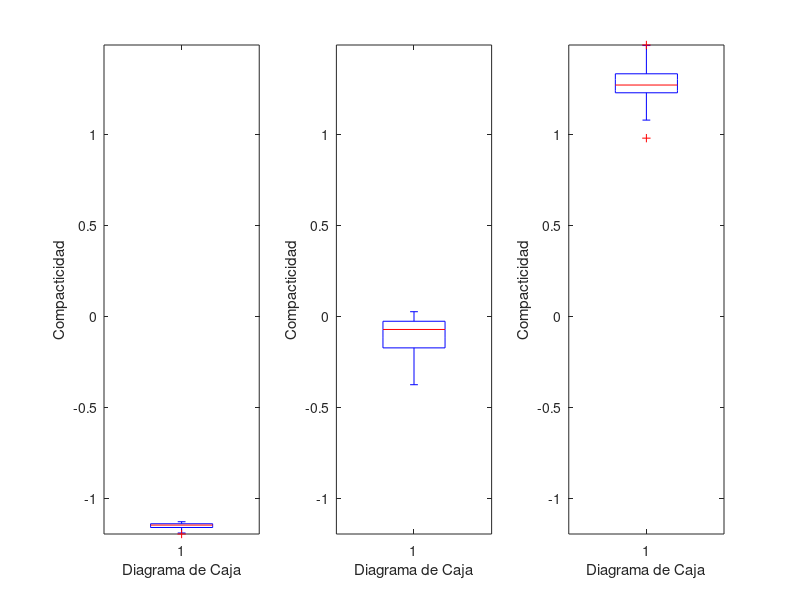

Source code (MATLAB): (Note: this script raises an error after producing the figure.)
%% Carga de información: Datos y variables del problema
clear,close all, clc

addpath('DatosGeneradosPasoGeneracionDatos')
addpath('Funciones')

load conjunto_datos_estandarizados.mat
load nombresProblema.mat

X = Z;

% Variables del problema
[numMuestras, numDescriptores] = size(X);
codifClases = unique(Y);
numClases = length(codifClases);

%% Representacion diagramas de caja de cada descriptor
nombreDescriptores = nombresProblema.descriptores;
nombreClases = nombresProblema.clases;

for j=1:6 %numDescriptores - 1 % se descarta el numero de euler
    
    % Valores máximo y mínimos para representar en la misma escala
    vMin = min(X(:,j)); 
    vMax = max(X(:,j));
    
    %hFigure = figure; hold on
    bpFigure = figure; hold on
    
    for i=1:numClases
    
        Xij = X(Y==codifClases(i),j); % datos de la clase i del descriptor j 
        numDatosClase = size(Xij,1);

        %figure(hFigure)
        %subplot(numClases,1,i), hist(Xij),
        %xlabel(nombreDescriptores{j})
        %ylabel('Histograma')
        %axis([ vMin vMax 0 numMuestras/4]) % inf para escala automática del eje y
        %title(nombreClases{i})
        
        figure(bpFigure)
        subplot(1,numClases,i), boxplot(Xij)
        xlabel('Diagrama de Caja')
        ylabel(nombreDescriptores{j})
        axis([ 0 2 vMin vMax ])
        %title(nombreClases{i})
    end
    
    inputs = X(:,j)';
    outputs = Y';
    indiceJdescriptor = indiceJ(inputs,outputs);
    sgtitle(['Separabilidad ' nombreDescriptores{j} ': ' num2str(indiceJdescriptor)]);
end

%% Representar los datos en espacio de caracteristicas

for i=1:2:6-1
    funcion_representa_datos(X,Y, [i i+1], nombresProblema)
    inputs = X(:,[i i+1])';
    outputs = Y';
    indiceJEspacionCca = indiceJ(inputs,outputs);
    title(['Separabilidad Espacio CCas dado por ' nombreDescriptores{[i i+1]} ': ' num2str(indiceJEspacionCca)]);
end

%% Determina la separabilidad del espacio de ccas dado por: [1 4 10]:

espacioCcas = [1 4 10];
funcion_representa_datos(X,Y, espacioCcas, nombresProblema)
% la funcion abre una ventana tipo figure
    inputs = X(:,espacioCcas)';
    outputs = Y';
    indiceJEspacionCca = indiceJ(inputs,outputs);
    title(['Separabilidad Espacio CCas dado por ' nombreDescriptores{espacioCcas} ': ' num2str(indiceJEspacionCca)]);

%% Determina la separabilidad del espacio de ccas dado por: [1 4 10]:
%% solo de las muestras de los circulos y triangulos

espacioCcas = [1 4 10];

clasesOI = [1 3];
codifClasesOI = codifClases(clasesOI);

filasOI = false(size(Y));
for i=1:length(clasesOI)
    filasOI_i = Y == codifClasesOI(i);
    filasOI = or(filasOI,filasOI_i);
end

XoI = X(filasOI,espacioCcas);

YoI = Y(filasOI);

inputs = XoI';
outputs = YoI';
indiceJEspacionCca = indiceJ(inputs,outputs);

nombresProblemaOI = [];
nombresProblemaOI.descriptores = nombresProblema.descriptores(espacioCcas);
nombresProblemaOI.clases = nombresProblema.clases(clasesOI);
nombresProblemaOI.simbolos = nombresProblema.simbolos(clasesOI);

funcion_representa_datos(XoI,YoI,1:length(espacioCcas), nombresProblemaOI)
% la funcion abre una ventana tipo figure

nombreDescriptores = nombresProblema.descriptores;
title(['Separabilidad Espacio CCas dado por ' nombreDescriptores{espacioCcas} ': ' num2str(indiceJEspacionCca)]);


 
